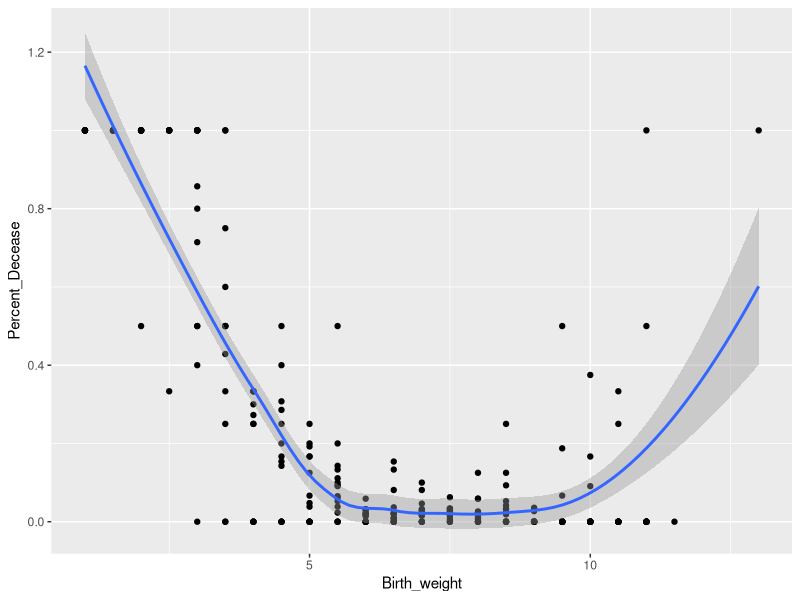
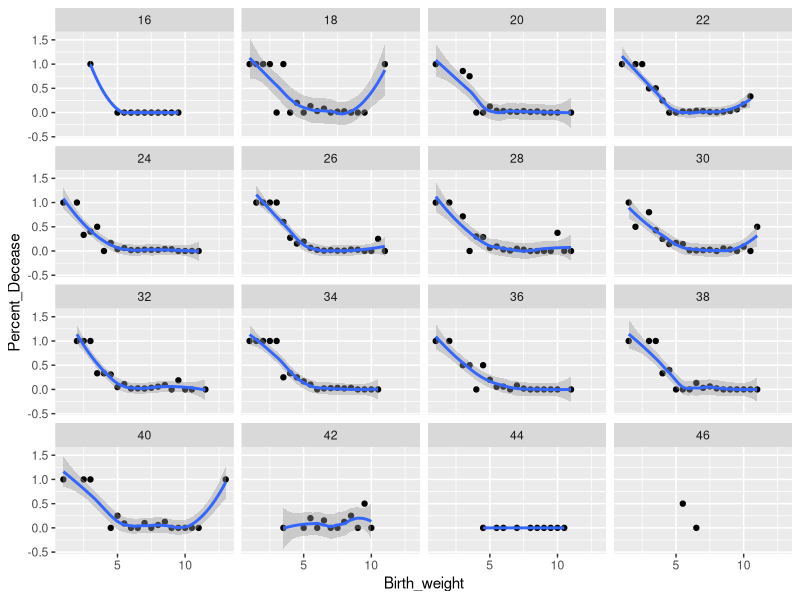
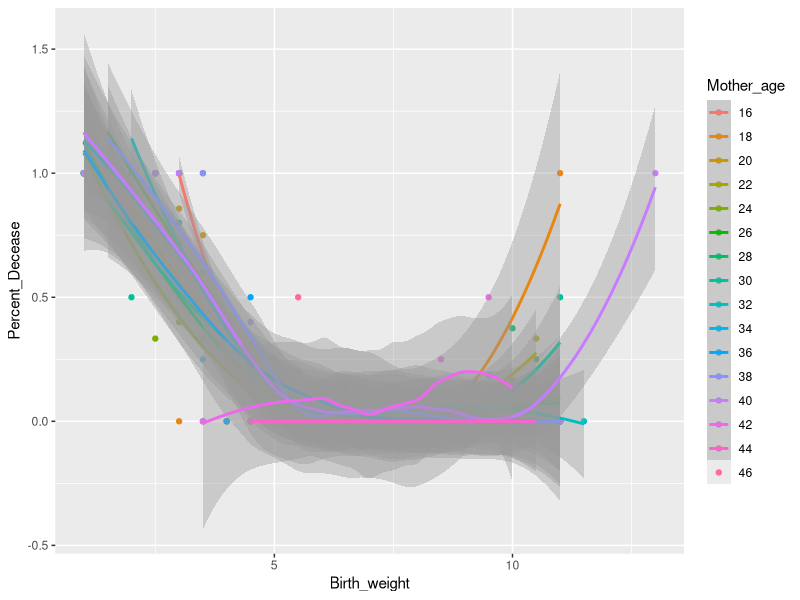

Generate these figures, in order, with R:
## ---- chunk 1

Sys.Date()
## ---- chunk 2
library(tidyverse)
library(readr)
Newborn_Karn_Penrose <- read_csv("Datos/Newborn_Karn_Penrose.csv")


#library(readxl)
#Newborn_Karn_Penrose1 <- read_excel("~/Google Drive/GitHub_Google_Drive/GitHub/Vintage_DATA/DATA/Human_Birth_Weight/Newborn_Karn_Penrose.xlsx", sheet = 3)

head(Newborn_Karn_Penrose)


## ---- chunk 3

Newborn_Karn_Penrose %>% 
  mutate(Percent_Decease = Count_Non_survivors/Count_Total_Birth)

## ---- chunk 4
Newborn_Karn_Penrose %>% 
  mutate(Percent_Decease = Count_Non_survivors/Count_Total_Birth) %>% 
  ggplot(aes(Birth_weight, Percent_Decease)) + 
  geom_point() +
  geom_smooth()
  
## ---- chunk 5
Newborn_Karn_Penrose %>% 
  mutate(Percent_Decease = Count_Non_survivors/Count_Total_Birth) %>% 
  ggplot(aes(Birth_weight, Percent_Decease)) + 
  geom_point() +
  geom_smooth()+
  facet_wrap(~Mother_age)
## ---- chunk 6

Newborn_Karn_Penrose %>% 
  mutate(Percent_Decease = Count_Non_survivors/Count_Total_Birth) %>% 
  ggplot(aes(Birth_weight, Percent_Decease, color=Mother_age)) + 
  geom_point(aes(color=factor(Mother_age))) +
  geom_smooth(aes(color=factor(Mother_age)))
## ---- chunk 7

x= c("TRUE", "FALSE", "NA")
x   
str(parse_logical(x)) 

y= c("Carlos", "Kelvin")
     
y
str(parse_logical(y)) 


str(parse_logical(c("TRUE", "FALSE", "NA")))


z=c("1", "2", "3")
z
mean(z)
z1=str(parse_integer(z))



str(parse_integer(c("1", "2", "3")))

str(parse_date(c("2010-01-01", "1979-10-14")))

## ---- chunk 8
m=c("$4000", "$500" )
parse_number(m)


parse_number("$100")
#> [1] 100
parse_number("20%")
#> [1] 20
parse_number("It cost $123.45")
#> [1] 123.45
## ---- chunk 9
charToRaw("Ramn")

## ---- chunk 10
x1 <- "El Ni\xf1o was particularly bad this year"
x2 <- "\x82\xb1\x82\xf1\x82\xc9\x82\xbf\x82\xcd"
x3 <- "The boy was particularly bad this year"

library(readr)
  parse_character(x1, locale = locale(encoding = "Latin1"))
#> [1] "El Niño was particularly bad this year"
parse_character(x2, locale = locale(encoding = "Shift-JIS"))


parse_character(x, locale = locale(encoding = "Shift-JIS"))
#> [1] "こんにちは"
## ---- chunk 11
guess_encoding(charToRaw(x3))
## ---- chunk 12
parse_date("01/02/15", "%m/%d/%y")

parse_date("01/02/15", "%m/%d/%y")

parse_date("01/1982/15 11:15:30", "%m/%Y/%d  /%H/%M/%S")

